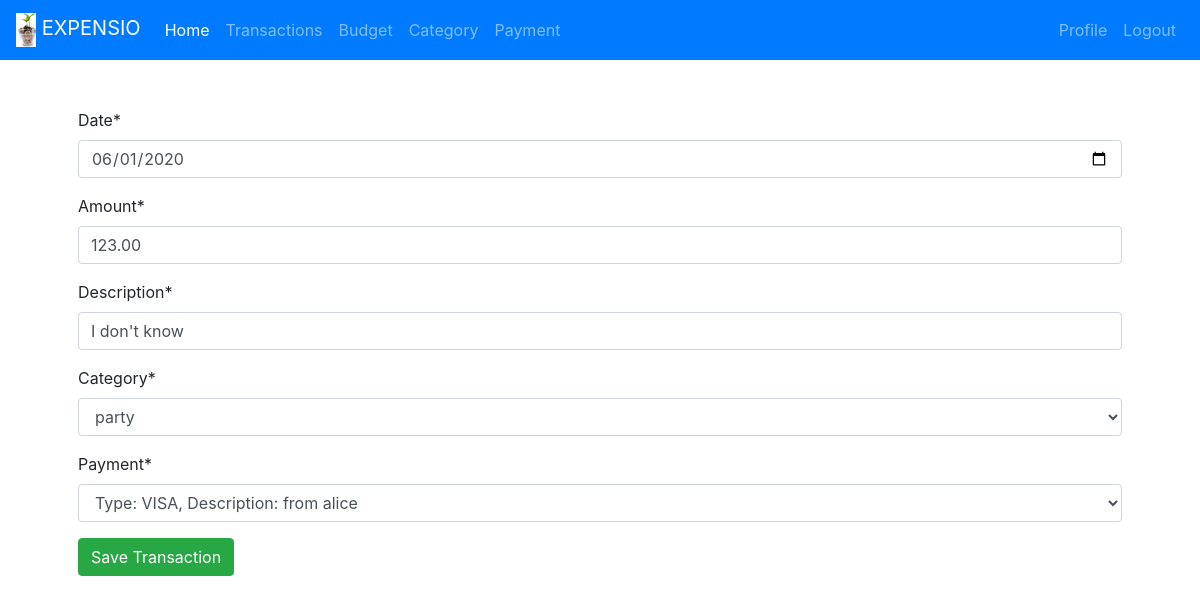
Before: /transaction/1/edit (signed in) with the older database file.
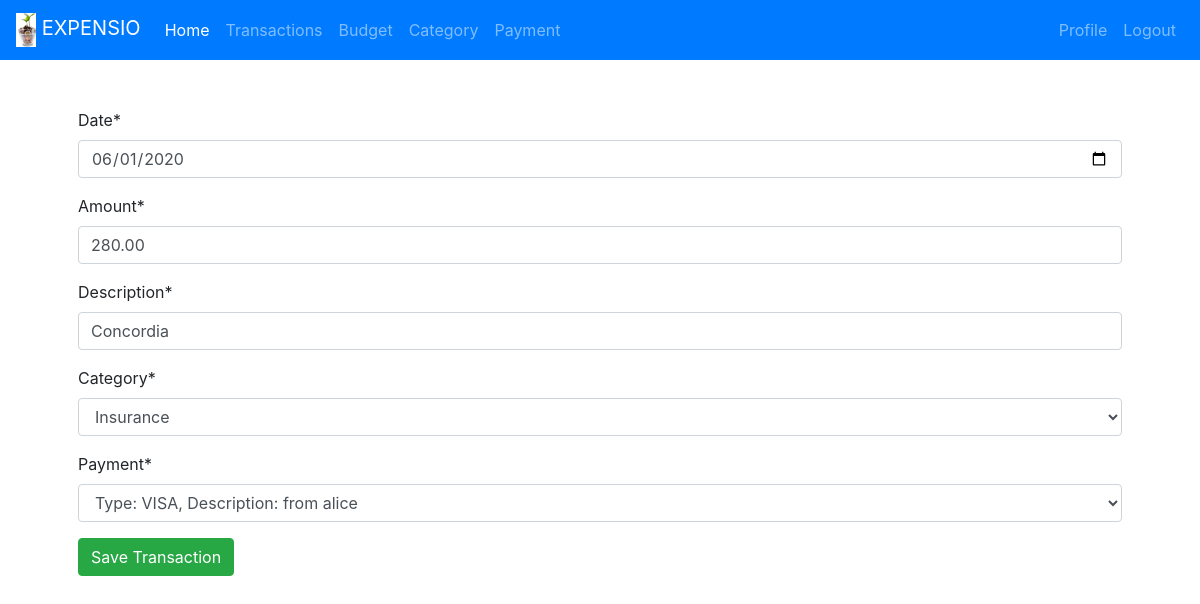
After: the same page with the newer database file.
### transaction_expense/models.py (models this page shows)
class Transaction_Expense(models.Model):
    date = models.DateTimeField()
    amount = models.DecimalField(max_digits=19, decimal_places=2)
    description = models.CharField(max_length=200, default="")
    user = models.ForeignKey("auth.User", on_delete=models.CASCADE)
    category = models.ForeignKey(Category, on_delete=models.CASCADE, null=True)
    payment = models.ForeignKey(Payment, on_delete=models.CASCADE, null=True)

### payment/models.py (models this page shows)
class Payment(models.Model):
    VISA = "VISA"
    MASTERCARD = "MASTERCARD"
    CASH = "CASH"
    PAYMENT_TYPE = [
        (CASH, "Cash"),
        (VISA, "Visa"),
        (MASTERCARD, "Mastercard"),
    ]
    type = models.CharField(max_length=50, choices=PAYMENT_TYPE, default=CASH,)
    date = models.DateTimeField()
    description = models.CharField(max_length=100, default="")
    user = models.ForeignKey("auth.User", on_delete=models.CASCADE)
    def __str__(self):
        return f"Type: {self.type}, Description: {self.description}"

### transaction_expense/views.py (the view)
class TransactionExpenseEditView(UpdateView):
    form_class = TransactionExpenseForm
    model = Transaction_Expense
    success_url = "/transaction"
    template_name = "add_transaction.html"
    def get_form(self, *args, **kwargs):
        form = super(TransactionExpenseEditView, self).get_form(*args, **kwargs)
        form.fields["category"].queryset = Category.objects.filter(
            user=self.request.user
        )
        form.fields["payment"].queryset = Payment.objects.filter(user=self.request.user)
        return form
    def get_object(self, *args, **kwargs):
        expense_found = super(TransactionExpenseEditView, self).get_object(
            *args, **kwargs
        )
        if not expense_found.user == self.request.user:
            raise Http404
        return expense_found

### transaction_expense/views.py
class TransactionExpenseForm(forms.ModelForm):
    class Meta:
        model = Transaction_Expense
        fields = ("date", "amount", "description", "category", "payment")
        widgets = {"date": DateInput()}

### category/models.py (called while the page is built)
    def __str__(self):
        return str(self.name)

### transaction_expense/templates/add_transaction.html (shortened to what this page needs)
{% extends 'base.html' %}
{% load crispy_forms_tags %}
{% block content %}
    <form method="post">
        {{ form | crispy }}
        <button type="submit" class="btn btn-success">Save Transaction</button>
    </form>
{% endblock %}

Changed rows visible on the page:
changed Transaction_Expense "Type: VISA, Description: from alice": amount "123.00" → "280.00"; description "I don't know" → "Concordia"; category "party" → "Insurance"
